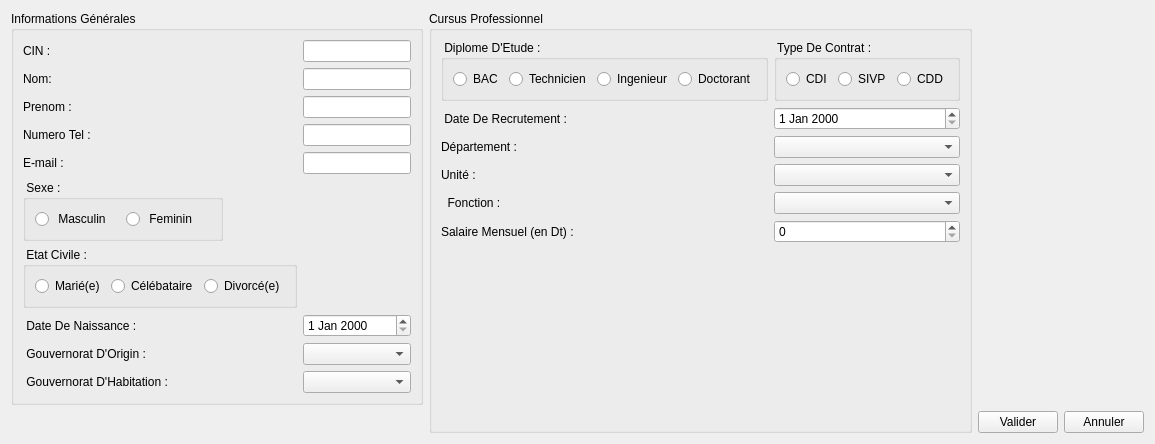
          <widget class="QWidget" name="tab">
           <attribute name="title">
            <string>Ajouter Un Personnel</string>
           </attribute>
           <layout class="QGridLayout" name="gridLayout_3">
            <item row="1" column="2">
             <layout class="QHBoxLayout" name="horizontalLayout_3">
              <item>
               <widget class="QPushButton" name="vAjouterPers">
                <property name="text">
                 <string>Valider</string>
                </property>
               </widget>
              </item>
              <item>
               <widget class="QPushButton" name="annulerAjoutPers">
                <property name="text">
                 <string>Annuler</string>
                </property>
               </widget>
              </item>
             </layout>
            </item>
            <item row="0" column="0">
             <widget class="QGroupBox" name="groupBox">
              <property name="title">
               <string>Informations Générales</string>
              </property>
              <layout class="QFormLayout" name="formLayout">
               <item row="0" column="0">
                <widget class="QLabel" name="label_19">
                 <property name="text">
                  <string>CIN :</string>
                 </property>
                </widget>
               </item>
               <item row="0" column="1">
                <widget class="QLineEdit" name="cin">
                 <property name="text">
                  <string/>
                 </property>
                </widget>
               </item>
               <item row="1" column="0">
                <widget class="QLabel" name="label_3">
                 <property name="text">
                  <string>Nom:</string>
                 </property>
                </widget>
               </item>
               <item row="1" column="1">
                <widget class="QLineEdit" name="nom"/>
               </item>
               <item row="2" column="0">
                <widget class="QLabel" name="label_4">
                 <property name="text">
                  <string>Prenom :</string>
                 </property>
                </widget>
               </item>
               <item row="2" column="1">
                <widget class="QLineEdit" name="prenom"/>
               </item>
               <item row="3" column="0">
                <widget class="QLabel" name="label_20">
                 <property name="text">
                  <string>Numero Tel :</string>
                 </property>
                </widget>
               </item>
               <item row="3" column="1">
                <widget class="QLineEdit" name="numTel"/>
               </item>
               <item row="4" column="0">
                <widget class="QLabel" name="label">
                 <property name="text">
                  <string>E-mail :</string>
                 </property>
                </widget>
               </item>
               <item row="4" column="1">
                <widget class="QLineEdit" name="email"/>
               </item>
               <item row="5" column="0" colspan="2">
                <widget class="QGroupBox" name="groupBox_7">
                 <property name="minimumSize">
                  <size>
                   <width>0</width>
                   <height>60</height>
                  </size>
                 </property>
                 <property name="maximumSize">
                  <size>
                   <width>200</width>
                   <height>16777215</height>
                  </size>
                 </property>
                 <property name="title">
                  <string> Sexe :</string>
                 </property>
                 <layout class="QHBoxLayout" name="horizontalLayout_6">
                  <item>
                   <widget class="QRadioButton" name="masculin">
                    <property name="text">
                     <string> Masculin</string>
                    </property>
                   </widget>
                  </item>
                  <item>
                   <widget class="QRadioButton" name="feminin">
                    <property name="text">
                     <string> Feminin</string>
                    </property>
                   </widget>
                  </item>
                 </layout>
                </widget>
               </item>
               <item row="6" column="0">
                <widget class="QGroupBox" name="groupBox_10">
                 <property name="title">
                  <string> Etat Civile :</string>
                 </property>
                 <layout class="QHBoxLayout" name="horizontalLayout_7">
                  <item>
                   <widget class="QRadioButton" name="marie">
                    <property name="text">
                     <string>Marié(e)</string>
                    </property>
                   </widget>
                  </item>
                  <item>
                   <widget class="QRadioButton" name="celeb">
                    <property name="text">
                     <string>Célébataire</string>
                    </property>
                   </widget>
                  </item>
                  <item>
                   <widget class="QRadioButton" name="divorce">
                    <property name="text">
                     <string>Divorcé(e)</string>
                    </property>
                   </widget>
                  </item>
                 </layout>
                </widget>
               </item>
               <item row="7" column="0">
                <widget class="QLabel" name="label_6">
                 <property name="text">
                  <string> Date De Naissance :</string>
                 </property>
                </widget>
               </item>
               <item row="7" column="1">
                <widget class="QDateEdit" name="dateNaissance"/>
               </item>
               <item row="8" column="0">
                <widget class="QLabel" name="label_9">
                 <property name="text">
                  <string> Gouvernorat D'Origin :</string>
                 </property>
                </widget>
               </item>
               <item row="8" column="1">
                <widget class="QComboBox" name="gouvernoratHabitation">
                 <item>
                  <property name="text">
                   <string/>
                  </property>
                 </item>
                 <item>
                  <property name="text">
                   <string>Ariana</string>
                  </property>
                 </item>
                 <item>
                  <property name="text">
                   <string>Beja</string>
                  </property>
                 </item>
                 <item>
                  <property name="text">
                   <string>Ben Arous</string>
                  </property>
                 </item>
                 <item>
                  <property name="text">
                   <string>Bizerte</string>
                  </property>
                 </item>
                 <item>
                  <property name="text">
                   <string>Gabes</string>
                  </property>
                 </item>
                 <item>
                  <property name="text">
                   <string>Gafsa</string>
                  </property>
                 </item>
                 <item>
                  <property name="text">
                   <string>Jendouba</string>
                  </property>
                 </item>
                 <item>
                  <property name="text">
                   <string>Kairouan</string>
                  </property>
                 </item>
                 <item>
                  <property name="text">
                   <string>Kasserine</string>
                  </property>
                 </item>
                 <item>
                  <property name="text">
                   <string>Kebili</string>
                  </property>
                 </item>
                 <item>
                  <property name="text">
                   <string>Le Kef</string>
                  </property>
                 </item>
                 <item>
                  <property name="text">
                   <string>Mahdia</string>
                  </property>
                 </item>
                 <item>
                  <property name="text">
                   <string>La Manouba</string>
                  </property>
                 </item>
                 <item>
                  <property name="text">
                   <string>Medenine</string>
                  </property>
                 </item>
                 <item>
                  <property name="text">
                   <string>Monastir</string>
                  </property>
                 </item>
                 <item>
                  <property name="text">
                   <string>Nabeul</string>
                  </property>
                 </item>
                 <item>
                  <property name="text">
                   <string>Sfax</string>
                  </property>
                 </item>
                 <item>
                  <property name="text">
                   <string>Sidi Bouzid</string>
                  </property>
                 </item>
                 <item>
                  <property name="text">
                   <string>Siliana</string>
                  </property>
                 </item>
                 <item>
                  <property name="text">
                   <string>Sousse</string>
                  </property>
                 </item>
                 <item>
                  <property name="text">
                   <string>Tataouine</string>
                  </property>
                 </item>
                 <item>
                  <property name="text">
                   <string>Tozeur</string>
                  </property>
                 </item>
                 <item>
                  <property name="text">
                   <string>Tunis</string>
                  </property>
                 </item>
                 <item>
                  <property name="text">
                   <string>Zaghouan</string>
                  </property>
                 </item>
                </widget>
               </item>
               <item row="9" column="0">
                <widget class="QLabel" name="label_8">
                 <property name="text">
                  <string> Gouvernorat D'Habitation :</string>
                 </property>
                </widget>
               </item>
               <item row="9" column="1">
                <widget class="QComboBox" name="gouvernoratOrigin">
                 <item>
                  <property name="text">
                   <string/>
                  </property>
                 </item>
                 <item>
                  <property name="text">
                   <string>Ariana</string>
                  </property>
                 </item>
                 <item>
                  <property name="text">
                   <string>Beja</string>
                  </property>
                 </item>
                 <item>
                  <property name="text">
                   <string>Ben Arous</string>
                  </property>
                 </item>
                 <item>
                  <property name="text">
                   <string>Bizerte</string>
                  </property>
                 </item>
                 <item>
                  <property name="text">
                   <string>Gabes</string>
                  </property>
                 </item>
                 <item>
                  <property name="text">
                   <string>Gafsa</string>
                  </property>
                 </item>
                 <item>
                  <property name="text">
                   <string>Jendouba</string>
                  </property>
                 </item>
                 <item>
                  <property name="text">
                   <string>Kairouan</string>
                  </property>
                 </item>
                 <item>
                  <property name="text">
                   <string>Kasserine</string>
                  </property>
                 </item>
                 <item>
                  <property name="text">
                   <string>Kebili</string>
                  </property>
                 </item>
                 <item>
                  <property name="text">
                   <string>Le Kef</string>
                  </property>
                 </item>
                 <item>
                  <property name="text">
                   <string>Mahdia</string>
                  </property>
                 </item>
                 <item>
                  <property name="text">
                   <string>La Manouba</string>
                  </property>
                 </item>
                 <item>
                  <property name="text">
                   <string>Medenine</string>
                  </property>
                 </item>
                 <item>
                  <property name="text">
                   <string>Monastir</string>
                  </property>
                 </item>
                 <item>
                  <property name="text">
                   <string>Nabeul</string>
                  </property>
                 </item>
                 <item>
                  <property name="text">
                   <string>Sfax</string>
                  </property>
                 </item>
                 <item>
                  <property name="text">
                   <string>Sidi Bouzid</string>
                  </property>
                 </item>
                 <item>
                  <property name="text">
                   <string>Siliana</string>
                  </property>
                 </item>
                 <item>
                  <property name="text">
                   <string>Sousse</string>
                  </property>
                 </item>
                 <item>
                  <property name="text">
                   <string>Tataouine</string>
                  </property>
                 </item>
                 <item>
                  <property name="text">
                   <string>Tozeur</string>
                  </property>
                 </item>
                 <item>
                  <property name="text">
                   <string>Tunis</string>
                  </property>
                 </item>
                 <item>
                  <property name="text">
                   <string>Zaghouan</string>
                  </property>
                 </item>
                </widget>
               </item>
              </layout>
             </widget>
            </item>
            <item row="0" column="1" rowspan="2">
             <widget class="QGroupBox" name="groupBox_2">
              <property name="title">
               <string>Cursus Professionnel</string>
              </property>
              <layout class="QFormLayout" name="formLayout_2">
               <item row="0" column="0">
                <widget class="QGroupBox" name="groupBox_11">
                 <property name="title">
                  <string> Diplome D'Etude :</string>
                 </property>
                 <layout class="QHBoxLayout" name="horizontalLayout_8">
                  <item>
                   <widget class="QRadioButton" name="bac">
                    <property name="text">
                     <string>BAC</string>
                    </property>
                   </widget>
                  </item>
                  <item>
                   <widget class="QRadioButton" name="technicien">
                    <property name="text">
                     <string>Technicien</string>
                    </property>
                   </widget>
                  </item>
                  <item>
                   <widget class="QRadioButton" name="ingenieur">
                    <property name="text">
                     <string>Ingenieur</string>
                    </property>
                   </widget>
                  </item>
                  <item>
                   <widget class="QRadioButton" name="doctorant">
                    <property name="text">
                     <string>Doctorant</string>
                    </property>
                   </widget>
                  </item>
                 </layout>
                </widget>
               </item>
               <item row="0" column="1">
                <widget class="QGroupBox" name="groupBox_12">
                 <property name="title">
                  <string> Type De Contrat :</string>
                 </property>
                 <layout class="QHBoxLayout" name="horizontalLayout_9">
                  <item>
                   <widget class="QRadioButton" name="cdi">
                    <property name="text">
                     <string>CDI</string>
                    </property>
                   </widget>
                  </item>
                  <item>
                   <widget class="QRadioButton" name="sivp">
                    <property name="text">
                     <string>SIVP</string>
                    </property>
                   </widget>
                  </item>
                  <item>
                   <widget class="QRadioButton" name="cdd">
                    <property name="text">
                     <string>CDD</string>
                    </property>
                   </widget>
                  </item>
                 </layout>
                </widget>
               </item>
               <item row="1" column="0">
                <widget class="QLabel" name="label_13">
                 <property name="text">
                  <string> Date De Recrutement :</string>
                 </property>
                </widget>
               </item>
               <item row="1" column="1">
                <widget class="QDateEdit" name="dateRecrutement"/>
               </item>
               <item row="2" column="0">
                <widget class="QLabel" name="label_17">
                 <property name="text">
                  <string>Département :</string>
                 </property>
                </widget>
               </item>
               <item row="2" column="1">
                <widget class="QComboBox" name="departement">
                 <item>
                  <property name="text">
                   <string/>
                  </property>
                 </item>
                 <item>
                  <property name="text">
                   <string>Ressources Humaines</string>
                  </property>
                 </item>
                 <item>
                  <property name="text">
                   <string>Stock</string>
                  </property>
                 </item>
                 <item>
                  <property name="text">
                   <string>Achats</string>
                  </property>
                 </item>
                 <item>
                  <property name="text">
                   <string>Ventes</string>
                  </property>
                 </item>
                 <item>
                  <property name="text">
                   <string>Ameliorations</string>
                  </property>
                 </item>
                 <item>
                  <property name="text">
                   <string>Materiel</string>
                  </property>
                 </item>
                </widget>
               </item>
               <item row="3" column="0">
                <widget class="QLabel" name="label_12">
                 <property name="text">
                  <string>Unité :</string>
                 </property>
                </widget>
               </item>
               <item row="3" column="1">
                <widget class="QComboBox" name="unite">
                 <item>
                  <property name="text">
                   <string/>
                  </property>
                 </item>
                 <item>
                  <property name="text">
                   <string>Personnels</string>
                  </property>
                 </item>
                 <item>
                  <property name="text">
                   <string>Profils</string>
                  </property>
                 </item>
                 <item>
                  <property name="text">
                   <string>Matieres Premieres</string>
                  </property>
                 </item>
                 <item>
                  <property name="text">
                   <string>Produits Finis</string>
                  </property>
                 </item>
                 <item>
                  <property name="text">
                   <string>Fournisseurs</string>
                  </property>
                 </item>
                 <item>
                  <property name="text">
                   <string>Commandes Achats</string>
                  </property>
                 </item>
                 <item>
                  <property name="text">
                   <string>Clients</string>
                  </property>
                 </item>
                 <item>
                  <property name="text">
                   <string>Commandes Ventes</string>
                  </property>
                 </item>
                 <item>
                  <property name="text">
                   <string>Projets</string>
                  </property>
                 </item>
                 <item>
                  <property name="text">
                   <string>Formations</string>
                  </property>
                 </item>
                 <item>
                  <property name="text">
                   <string>Equipements</string>
                  </property>
                 </item>
                 <item>
                  <property name="text">
                   <string>Maintenances</string>
                  </property>
                 </item>
                </widget>
               </item>
               <item row="4" column="0">
                <widget class="QLabel" name="label_15">
                 <property name="text">
                  <string>  Fonction :</string>
                 </property>
                </widget>
               </item>
               <item row="4" column="1">
                <widget class="QComboBox" name="fonction">
                 <item>
                  <property name="text">
                   <string/>
                  </property>
                 </item>
                 <item>
                  <property name="text">
                   <string>Chef De Departement</string>
                  </property>
                 </item>
                 <item>
                  <property name="text">
                   <string>Chef D'Unite</string>
                  </property>
                 </item>
                 <item>
                  <property name="text">
                   <string>Ingenieur</string>
                  </property>
                 </item>
                 <item>
                  <property name="text">
                   <string>Technicien</string>
                  </property>
                 </item>
                 <item>
                  <property name="text">
                   <string>Ouvrier</string>
                  </property>
                 </item>
                 <item>
                  <property name="text">
                   <string>Chercheur</string>
                  </property>
                 </item>
                 <item>
                  <property name="text">
                   <string>Commercial</string>
                  </property>
                 </item>
                 <item>
                  <property name="text">
                   <string/>
                  </property>
                 </item>
                 <item>
                  <property name="text">
                   <string/>
                  </property>
                 </item>
                </widget>
               </item>
               <item row="5" column="0">
                <widget class="QLabel" name="label_16">
                 <property name="text">
                  <string>Salaire Mensuel (en Dt) :</string>
                 </property>
                </widget>
               </item>
               <item row="5" column="1">
                <widget class="QSpinBox" name="salaire"/>
               </item>
              </layout>
             </widget>
            </item>
           </layout>
          </widget>
